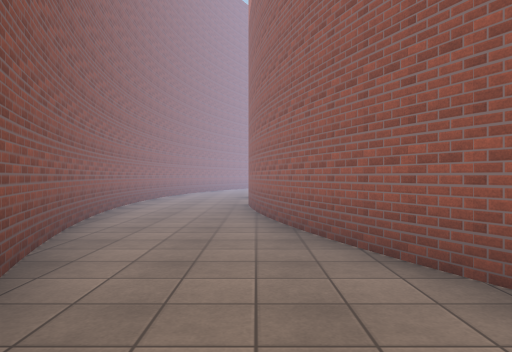
view 1 (above)

21 first-person views from a walk through a Unity game level. The camera is 1.4 m above the floor, looks level and sees 70° across. The floor is counted in squares, 2 m on a side. Each view is taken from the middle of a square. On the plan, view 1 faces up. The plan holds only what a view shows up to about 11 squares ahead; the rest is blank. The place goes on beyond the plan. Surface patterns are stand-ins for the level's own textures.

view 2
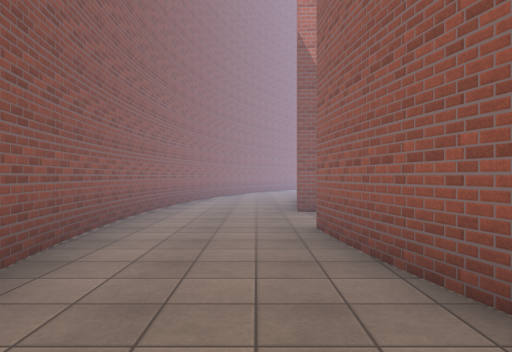

view 3
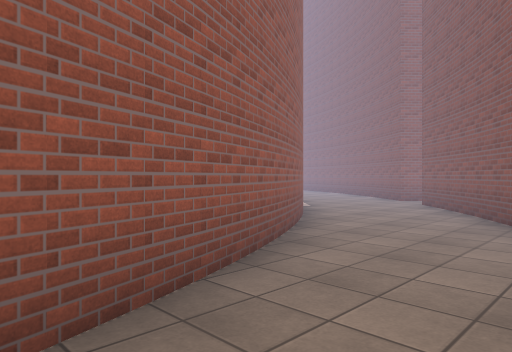

view 4
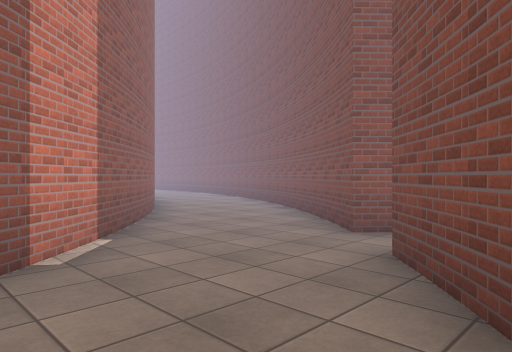

view 5
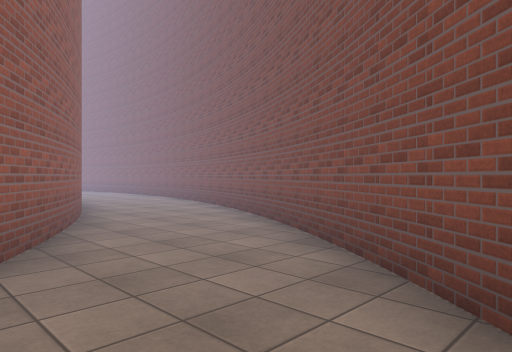

view 6
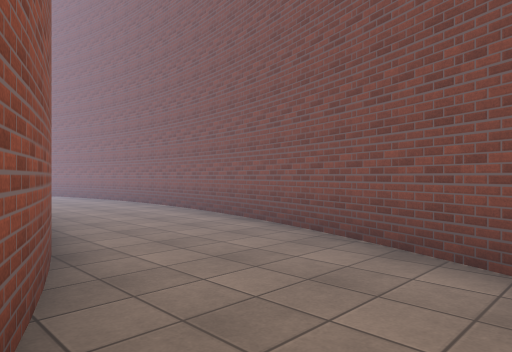

view 7
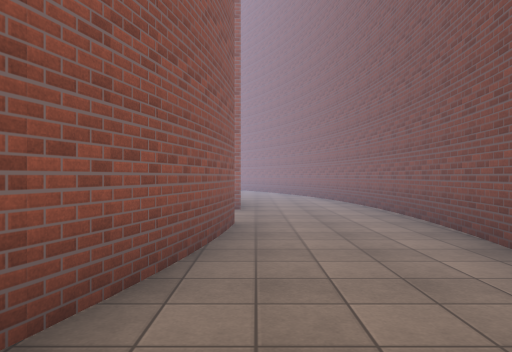

view 8
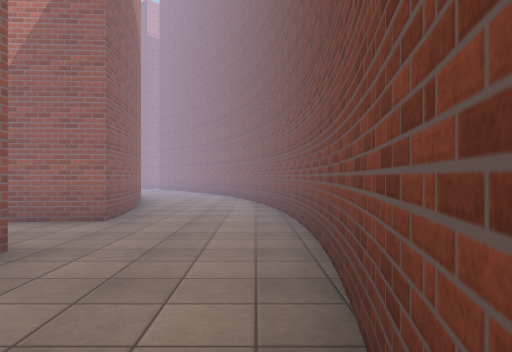

view 9
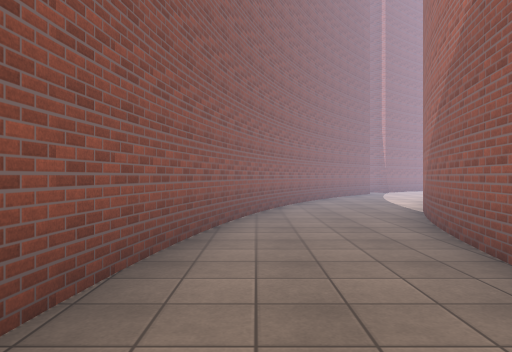

view 10
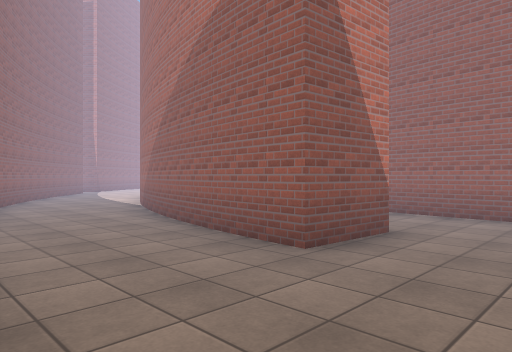

view 11
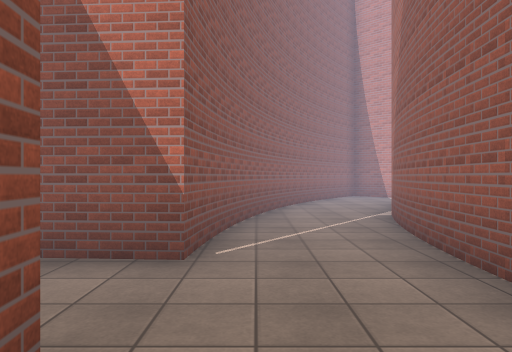

view 12
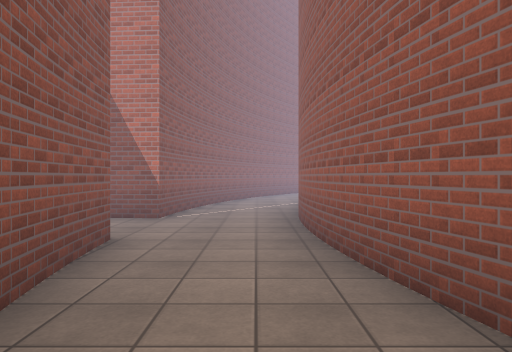

view 13
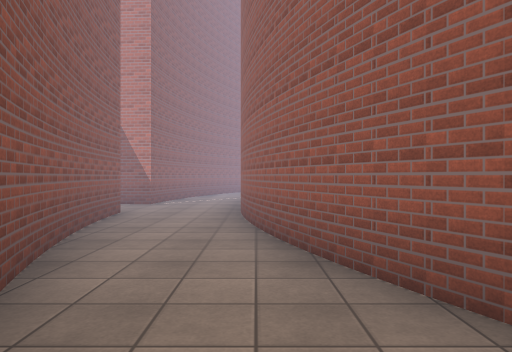

view 14
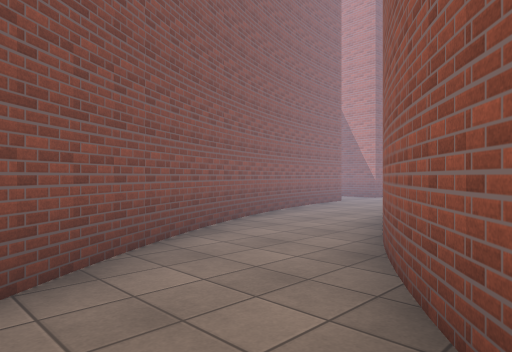

view 15
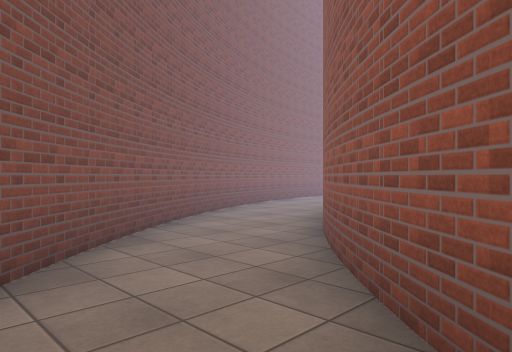

view 16
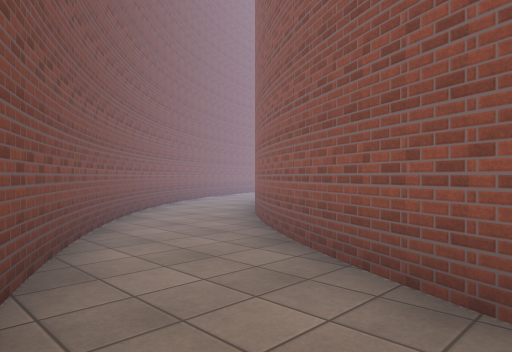

view 17
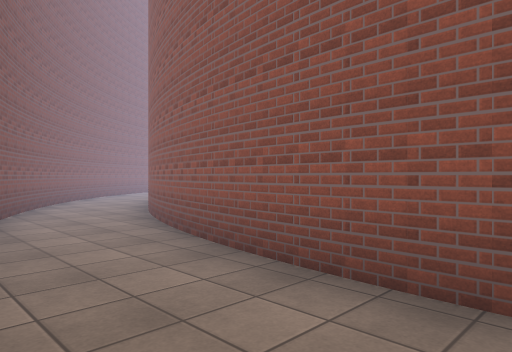

view 18
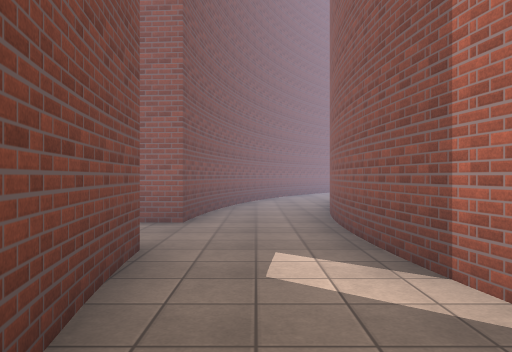

view 19
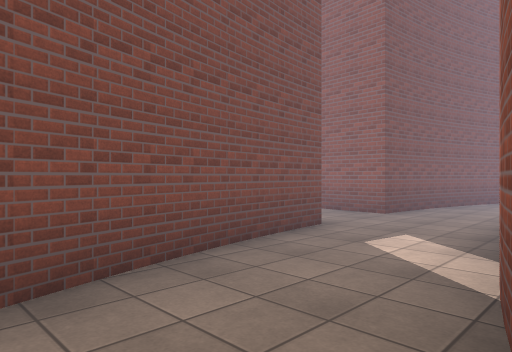

view 20
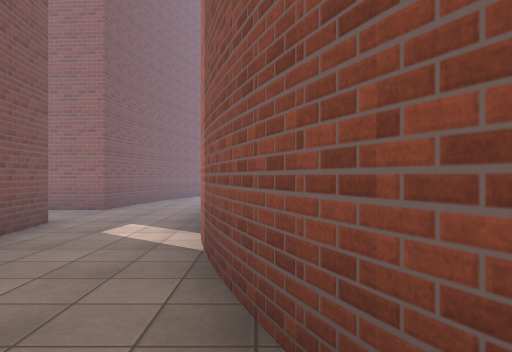

view 21
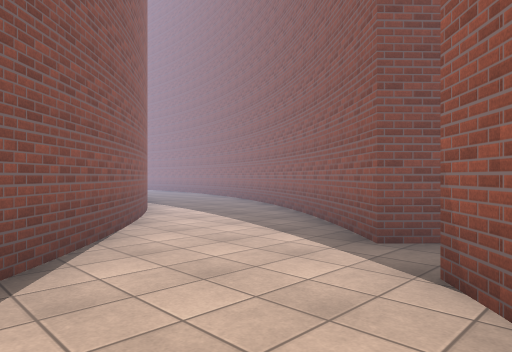

### Floor plan
Key: @ floor where view 1 was taken; # wall or solid block; . floor.
Columns run from 4 left of view 1 to 24 right of it. Each row starts with its distance up from view 1.
 26        ## .
 25       ....
 24      ##....
 23     ##....#
 22     #....##
 21    ##...##
 20    #...##
 19   ##...##..
 18   #...##...
 17  ##...##..
 16  #...##..
 15  #...##..
 14  #...#...#
 13  #..##..##
 12 ##..##..#
 11 #.......#
 10 #.......#
  9 #...##..#
  8 ##..##..#
  7  #..##..##
  6  #...##..#
  5  #...##..#
  4  #...##..##
  3  ##...##..##
  2    ...##...#
  1     ...##..##
  0     @..###..##
 -1     #...##...###
 -2     #....##....###        ##
 -3     ##....###....##########..
 -4      ##....###..............
 -5       ##....####............
 -6        ##.....#######..#####
 -7         ##.......####..####..
 -8          ###.................
 -9            ###...............
-10              ####..........##
-11                 ############

Where each view was taken, in squares from view 1:
view 1: 0 up, 0 right, facing up
view 2: 4 up, 1 left, facing up
view 3: 5 up, 1 left, facing down-right
view 4: 1 down, 1 right, facing down-right
view 5: 4 down, 4 right, facing down-right
view 6: 6 down, 9 right, facing down-right
view 7: 8 down, 11 right, facing right
view 8: 10 down, 13 right, facing right
view 9: 10 up, 2 left, facing up
view 10: 9 up, 3 left, facing up-right
view 11: 8 up, 2 right, facing up
view 12: 5 up, 3 right, facing up
view 13: 2 up, 4 right, facing up
view 14: 0 up, 7 right, facing up-left
view 15: 2 down, 9 right, facing up-left
view 16: 5 down, 13 right, facing up-left
view 17: 6 down, 18 right, facing up-left
view 18: 5 down, 22 right, facing left
view 19: 3 down, 23 right, facing down-left
view 20: 3 down, 24 right, facing left
view 21: 26 up, 6 right, facing down-left
